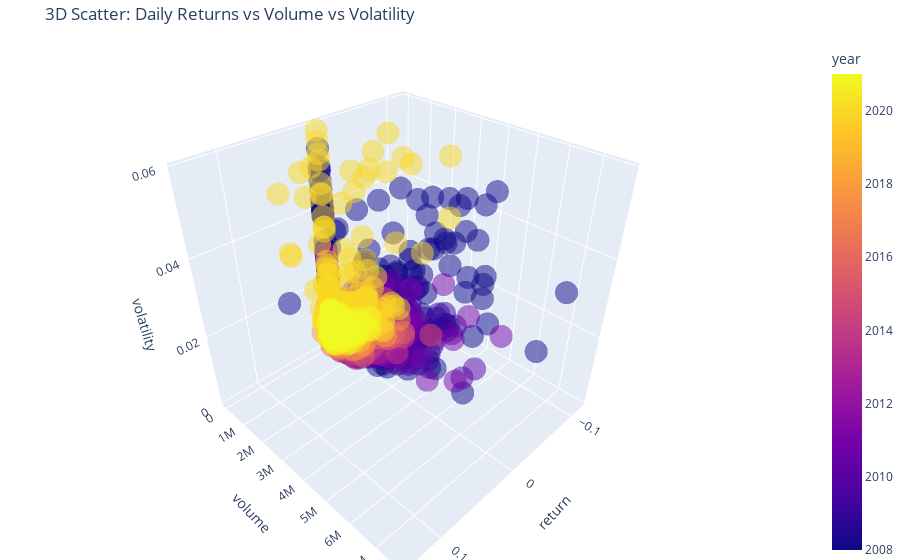

The notebook cell saved with this chart:
### Code cell
# Import libraries
import pandas as pd
import numpy as np
import matplotlib.pyplot as plt
import seaborn as sns
from mplfinance.original_flavor import candlestick_ohlc
from statsmodels.tsa.seasonal import seasonal_decompose
from sklearn.linear_model import LinearRegression
from sklearn.metrics import mean_squared_error, r2_score
from sklearn.model_selection import train_test_split, learning_curve
import plotly.express as px
import plotly.graph_objects as go
import calplot  # For calendar heatmap
from datetime import datetime
import matplotlib.dates as mdates

# Suppress Helvetica font warnings by setting a fallback font
plt.rcParams['font.family'] = 'Arial'

# Ensure daily_df has year, month, day, and weekday columns
daily_df['year'] = daily_df.index.year
daily_df['month'] = daily_df.index.month
daily_df['day'] = daily_df.index.day
daily_df['weekday'] = daily_df.index.weekday

# --- Unique Visualizations ---
# 1. Intraday Price Range Heatmap (Average High-Low by Hour and Year)
df['hour'] = df.index.hour
df['year'] = df.index.year
price_range = df.groupby(['year', 'hour'])['high'].max() - df.groupby(['year', 'hour'])['low'].min()
price_range = price_range.unstack().fillna(0)

plt.figure(figsize=(12, 8))
sns.heatmap(price_range, cmap='YlOrRd', annot=False, cbar_kws={'label': 'Price Range ($)'})
plt.title('Average Intraday Price Range (High-Low) by Hour and Year')
plt.xlabel('Hour of Trading Day')
plt.ylabel('Year')
plt.show()

# 2. Volume-Weighted Average Price (VWAP) Plot for a Sample Day
sample_day = df[df.index.date == df.index[0].date()].copy()  # Create a copy to avoid SettingWithCopyWarning
sample_day.loc[:, 'cum_volume'] = sample_day['volume'].cumsum()
sample_day.loc[:, 'cum_price_volume'] = (sample_day['close'] * sample_day['volume']).cumsum()
sample_day.loc[:, 'vwap'] = sample_day['cum_price_volume'] / sample_day['cum_volume']

plt.figure(figsize=(14, 7))
plt.plot(sample_day.index, sample_day['close'], label='Close Price', alpha=0.7)
plt.plot(sample_day.index, sample_day['vwap'], label='VWAP', linestyle='--', color='orange')
plt.title(f'Close Price vs VWAP for {sample_day.index[0].date()}')
plt.xlabel('Time')
plt.ylabel('Price ($)')
plt.legend()
plt.grid(True)
plt.xticks(rotation=45)
plt.tight_layout()
plt.show()

# 3. Seasonal Decomposition of Daily Closing Prices
decomposition = seasonal_decompose(daily_df['close'], model='additive', period=252)  # Approx. trading days in a year
fig, (ax1, ax2, ax3, ax4) = plt.subplots(4, 1, figsize=(14, 10), sharex=True)
decomposition.observed.plot(ax=ax1, title='Observed')
decomposition.trend.plot(ax=ax2, title='Trend')
decomposition.seasonal.plot(ax=ax3, title='Seasonal')
decomposition.resid.plot(ax=ax4, title='Residual')
plt.suptitle('Seasonal Decomposition of Daily Closing Prices')
plt.xlabel('Date')
plt.tight_layout(rect=[0, 0, 1, 0.95])
plt.show()

# 4. 3D Scatter Plot: Returns, Volume, and Volatility
daily_df['volatility'] = daily_df['return'].rolling(window=20).std()
fig = px.scatter_3d(
    daily_df.dropna(),
    x='return',
    y='volume',
    z='volatility',
    color='year',
    title='3D Scatter: Daily Returns vs Volume vs Volatility',
    opacity=0.5
)
fig.update_layout(margin=dict(l=0, r=0, b=0, t=40))
fig.show()

# 5. Calendar Heatmap of Daily Returns
try:
    calplot.calplot(
        daily_df['return'],
        cmap='RdYlGn',
        figsize=(16, 8),
        suptitle='Calendar Heatmap of Daily Returns (2008-2021)',
        colorbar=True
    )
    plt.show()
except Exception as e:
    print(f"Error with calplot: {e}. Using fallback heatmap visualization.")
    # Fallback: Heatmap of average returns by month and year
    monthly_returns = daily_df.groupby(['year', 'month'])['return'].mean().unstack()
    plt.figure(figsize=(12, 8))
    sns.heatmap(monthly_returns, cmap='RdYlGn', annot=True, fmt='.3f', cbar_kws={'label': 'Average Daily Return'})
    plt.title('Average Daily Returns by Month and Year')
    plt.xlabel('Month')
    plt.ylabel('Year')
    plt.show()

# --- Overfitting/Underfitting Analysis with Learning Curves ---
# Prepare features for predicting daily returns
daily_df['lag1_return'] = daily_df['return'].shift(1)
daily_df['lag2_return'] = daily_df['return'].shift(2)
features = daily_df[['lag1_return', 'lag2_return', 'volume']].dropna()
target = daily_df['return'].loc[features.index]

# Train-test split
X_train, X_test, y_train, y_test = train_test_split(features, target, test_size=0.2, random_state=42)

# Train model
model = LinearRegression()
model.fit(X_train, y_train)

# Predictions and evaluation
y_train_pred = model.predict(X_train)
y_test_pred = model.predict(X_test)
train_mse = mean_squared_error(y_train, y_train_pred)
test_mse = mean_squared_error(y_test, y_test_pred)
train_r2 = r2_score(y_train, y_train_pred)
test_r2 = r2_score(y_test, y_test_pred)

print("\nOverfitting/Underfitting Analysis:")
print(f"Train MSE: {train_mse:.6f}, Test MSE: {test_mse:.6f}")
print(f"Train R²: {train_r2:.6f}, Test R²: {test_r2:.6f}")

# Learning curves
train_sizes, train_scores, test_scores = learning_curve(
    LinearRegression(), features, target, cv=5, scoring='neg_mean_squared_error',
    train_sizes=np.linspace(0.1, 1.0, 10)
)
train_scores_mean = -train_scores.mean(axis=1)
test_scores_mean = -test_scores.mean(axis=1)

plt.figure(figsize=(10, 6))
plt.plot(train_sizes, train_scores_mean, label='Training Error')
plt.plot(train_sizes, test_scores_mean, label='Cross-Validation Error')
plt.title('Learning Curves for Linear Regression (Daily Returns)')
plt.xlabel('Training Set Size')
plt.ylabel('Mean Squared Error')
plt.legend()
plt.grid(True)
plt.show()

# Interpretation
print("\nModel Performance Interpretation:")
if train_r2 > test_r2 + 0.1 and train_mse < test_mse * 0.5:
    print("Overfitting: Model performs much better on training data.")
elif train_r2 < 0.1 and test_r2 < 0.1:
    print("Underfitting: Model is too simple for the data.")
else:
    print("Balanced model: Check if R² is sufficient for your needs.")

# --- Additional Statistical Insights ---
# 6. Intraday Volatility by Hour
intraday_vol = df.groupby('hour')['close'].std()
plt.figure(figsize=(10, 5))
intraday_vol.plot(kind='bar', color='teal')
plt.title('Intraday Volatility (Std Dev of Close) by Hour')
plt.xlabel('Hour of Day')
plt.ylabel('Volatility ($)')
plt.grid(axis='y', linestyle='--', alpha=0.7)
plt.show()

### Figure 1 — Plotly figure (JSON) as saved in the notebook; plotly's stock layout.template omitted (floating-point values rounded to 4 significant figures; data arrays with more than 128 entries replaced by an {"elided": "..."} marker saying what was removed)
{"data": [{"hovertemplate": "return=%{x}<br>volume=%{y}<br>volatility=%{z}<br>year=%{marker.color}<extra></extra>", "legendgroup": "", "marker": {"color": {"elided": "4805 int values"}, "coloraxis": "coloraxis", "opacity": 0.5, "symbol": "circle"}, "mode": "markers", "name": "", "scene": "scene", "showlegend": false, "type": "scatter3d", "x": {"elided": "4805 float values"}, "y": {"elided": "4805 int values"}, "z": {"elided": "4805 float values"}}], "layout": {"coloraxis": {"colorbar": {"title": {"text": "year"}}, "colorscale": [[0, "#0d0887"], [0.1111, "#46039f"], [0.2222, "#7201a8"], [0.3333, "#9c179e"], [0.4444, "#bd3786"], [0.5556, "#d8576b"], [0.6667, "#ed7953"], [0.7778, "#fb9f3a"], [0.8889, "#fdca26"], [1, "#f0f921"]]}, "legend": {"tracegroupgap": 0}, "margin": {"b": 0, "l": 0, "r": 0, "t": 40}, "scene": {"domain": {"x": [0, 1], "y": [0, 1]}, "xaxis": {"title": {"text": "return"}}, "yaxis": {"title": {"text": "volume"}}, "zaxis": {"title": {"text": "volatility"}}}, "title": {"text": "3D Scatter: Daily Returns vs Volume vs Volatility"}}}
